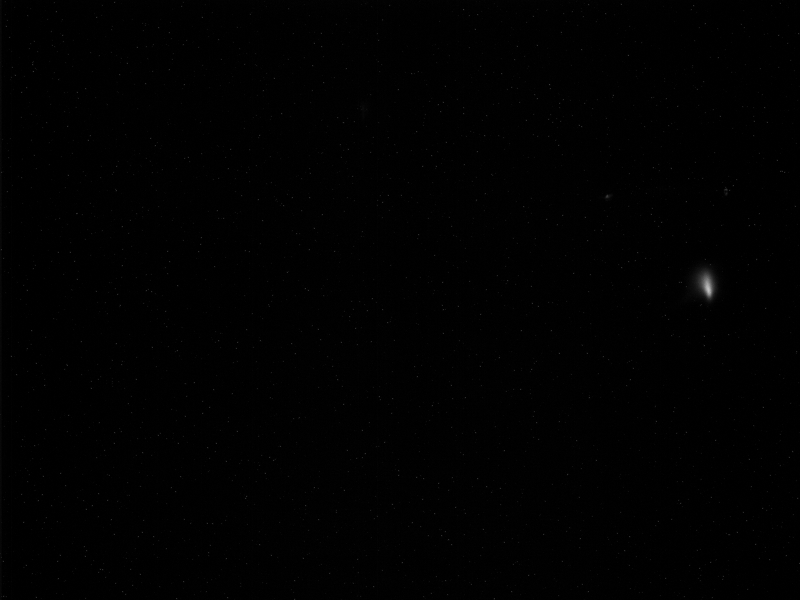
%> input picture test_img.bmp, 1600 x 1200 px (shown at 1/2 size)
$ octave batchSpec.m   (GNU Octave 9; MATLAB toolbox functions it lacks are replaced by stand-ins)
%> lines starting %> are read from the running program, lines starting %| are printed output that depends on the picture
### myColormap.m
function map = myColormap( scheme, ncolor, varargin )
%> called with scheme = 'chaojie', ncolor = 256

colormapLib = 'myColormap.mat';

opts = struct( 'inverse', false, 'beta', 0 );
validProperties = fieldnames( opts );

nArgs = length( varargin );
if mod( nArgs, 2 )
    error('myColormap needs propertyName/propertyValue pairs')
end

for pair = reshape( varargin, 2, [] )
   property = lower( pair{1} );
   if any( strcmp( property, validProperties ) )
       opts.(property) = pair{2};
   else
       error( '%s is not a recognized property name', property )
   end
end


if nargin == 0

    colormapInfo = whos( matfile( colormapLib ) );
    nColormap = length( colormapInfo );
    scale = linspace( 0, 1, 256 )';

    figure
    for iColormap = 1:nColormap

        %subplot( nColormap, 1, iColormap )
        subplot( ceil( nColormap/8 ), 8, iColormap )

        imagesc( flipud(scale) ); axis off;
        cmapName = colormapInfo(iColormap).name;
        load( colormapLib, cmapName );
        %cmap = eval( cmapName );
        cmap = myColormap( cmapName, 64 );
        colormap( cmap ); freezeColors;
        title( cmapName )

    end

else

    load( colormapLib, lower( scheme ) );
    baseMap = eval( scheme );

    idx1 = linspace( 1, ncolor, size( baseMap, 1 ) );
    idx2 = 1:ncolor;
    map = interp1( idx1, baseMap, idx2, 'pchip' );
    % eliminate occasional, small negative numbers and numbers greater than one
    % occurring at one end of the Edge colormap because of cubic interpolation
    map = min( map, 1 );
    map = max( map, 0 );
    map = brighten( map, opts.beta );
    if opts.inverse
        map = flipud( map );
    end

end

### filterImg.m
function [ imgFilt ] = filterImg( imgOrg, type, varargin )

options = struct( 'hsize', [3 3], ...
	'sigma', 0.5, ...
    'baseline', 0.0, ...
    'baselinetype', 'absolute' );
validProperties = fieldnames( options );

nArgs = length( varargin );
if mod( nArgs, 2 )
    error('getProfileWidth needs propertyName/propertyValue pairs')
end

for pair = reshape( varargin, 2, [] )
   property = lower( pair{1} );
   if any( strcmp( property, validProperties ) )
       options.(property) = pair{2};
   else
       error( '%s is not a recognized property name', property )
   end
end

switch lower(type)
    case 'median value'
        imgFilt = medfilt2( imgOrg, options.hsize );
    case 'smooth'
        win = fspecial( 'gaussian', options.hsize, options.sigma );
        imgFilt = filter2( win, imgOrg );
    case 'base substract'
        switch options.baselinetype
            case 'absolute'
                imgFilt = imgOrg - options.baseline;
            case 'relative'
                imgFilt = imgOrg - options.baseline * max(imgOrg(:));
            otherwise
                error( 'invalid baseline type' );
        end
        imgFilt( imgFilt < 0 ) = 0;
    otherwise
        error( 'Invalid image filter type.' )
end


end

### getProfilePosWidth.m
function [ xMean, width, x1, x2 ] = getProfilePosWidth( x, y, varargin )

options = struct( 'smoothspan', 1, ...
	'baseline', 0, ...
    'baselinetype', 'absolute', ...
	'type', 'rms', ...
    'peakposition', false );
validProperties = fieldnames( options );

nArgs = length( varargin );
if mod( nArgs, 2 )
    error('getProfileWidth needs propertyName/propertyValue pairs')
end

for pair = reshape( varargin, 2, [] )
   property = lower( pair{1} );
   if any( strcmp( property, validProperties ) )
       options.(property) = pair{2};
   else
       error( '%s is not a recognized property name', property )
   end
end

if isrow(x); x = x'; end
if isrow(y); y = y'; end
y = smooth( y, options.smoothspan );
switch options.baselinetype
    case 'absolute'
        y = y - options.baseline;
    case 'relative'
        y = y - max(y(:)) * options.baseline;
    otherwise
        error( 'invalid baseline type!' )
end
y( y<0 ) = 0.0;

w = y/sum(y);
xMean = sum(x.*w);

switch options.type
	case {'rms', 'rms gaussian fitting'}
		width = sqrt( sum( (x-xMean).^2.*w ) );
		x1 = xMean - width;
		x2 = xMean + width;
        if strcmp( options.type, 'rms gaussian fitting' )
            fo = fitoptions( 'Method', 'NonlinearLeastSquares', ...
                'StartPoint', [xMean width^2 max(y) 0], ...
                'Lower', [min(x) 0 0 0], ...
                'Upper', [max(x) (max(x)-min(x))^2 Inf Inf] );
            ft = fittype( 'a*exp(-0.5*(x-mu)^2/s2)+b', ...
                'coefficients', {'mu', 's2', 'a', 'b'}, 'options', fo );
            yfit = fit( x, y, ft );
            xMean = yfit.mu;
            width = sqrt( yfit.s2 );
        end

	case 'fwhm'
		yMax = max(y);
		idx1 = find( y > 0.5 * yMax, 1, 'first' );
		idx2 = find( y > 0.5 * yMax, 1, 'last' );
		x1 = interp1( y( idx1-1:idx1 ), x( idx1-1:idx1 ), 0.5 * yMax );
		x2 = interp1( y( idx2:idx2+1 ), x( idx2:idx2+1 ), 0.5 * yMax );
		width = abs( x2-x1 );

	otherwise
		error( 'invalid type includes rms and fwhm' );
end

if options.peakposition
    xMean = x(y == max(y));
end

end

### batchSpec.m
%% BATCH PROCESSING RAW DATA

% ========== BEGIN OF INPUT SECTION ==========

% the section of higher energy should be placed at right side of the image,
% if it's on the left side, turn on the switch.
ifFlip = true;

% size of original image
imgOrgSize = [1600 1200]; %[pixel] [x y]

% pixel index of infinity energy point on the orginal image
infPointIndex = 328;

% crop region of the image and background. the values are in pixel
cropRect = [550 650 750 1500]; % [y1 x1 y2 x2]
bgCropRect = [600 60 650 110]; % [y1 x1 y2 x2]

% calibration values
calibValue = [0.0786885 0.1162791/sqrt(2)]; % [mm]

% set filter span for smooth and median value filter
filterSpan = [3 3];

% set baseline level for background substraction, it should be between [0 1]
baseline = 0.05;

% energy ticks for x-axis
eManualTick = [30 40 50 60 70 80 90 100 110 120]; % [MeV]

% switch for pseudocolor plot
IF_GEN_PSEUDOCOLOR_PLOT = true;
IF_SAVE_PSEUDOCOLOR_PLOT = true;

% figure size of the 2D pseudocolor plot
figSize = [1000 200]; % [pixel]

% switch for 1D plot
IF_GEN_1DPLOT = false;
IF_SAVE_1DPLOT = false;

% set colormap
colormap( myColormap( 'chaojie', 256 ));

% ========== END OF INPUT SECTION ==========

[ fileName, pathName ] = uigetfile( {'*.tif'; '*.bmp'; '*.*'}, 'select files', ...
        'multiselect', 'on' );
%> the answer given: test_img.bmp
if iscell( fileName )
    nFiles = length( fileName );
else
    nFiles = 1;
end

% read spectrum calibration
fid = fopen( 'pos.txt', 'r' ); specPos = fscanf( fid, '%f', Inf ); fclose( fid );
fid = fopen( 'ene.txt', 'r' ); specEne = fscanf( fid, '%f', Inf ); fclose( fid );

if ifFlip
    infPointIndex = imgOrgSize(1) - infPointIndex + 1;
    cropRect2_tmp = imgOrgSize(1) - cropRect(4) + 1;
    cropRect4_tmp = imgOrgSize(1) - cropRect(2) + 1;
    bgCropRect2_tmp = imgOrgSize(1) - bgCropRect(4) + 1;
    bgCropRect4_tmp = imgOrgSize(1) - bgCropRect(2) + 1;
    cropRect(2) = cropRect2_tmp;
    cropRect(4) = cropRect4_tmp;
    bgCropRect(2) = bgCropRect2_tmp;
    bgCropRect(4) = bgCropRect4_tmp;
end


infPoint = ( infPointIndex - cropRect(2) ) * calibValue(1);
xrange = [0 cropRect(4)-cropRect(2)]*calibValue(1);
yrange = [0 cropRect(3)-cropRect(1)]*calibValue(2);
xgrid = (0:cropRect(4)-cropRect(2)) * calibValue(1);
ygrid = (0:cropRect(3)-cropRect(1)) * calibValue(2);
toInfPoint = abs( xgrid - infPoint );
egrid = interp1( specPos, specEne, toInfPoint, 'linear', 'extrap' );
xManualTick = interp1( egrid, xgrid, eManualTick, 'linear', 'extrap' );

peakE = zeros( nFiles, 1 );
sigmaE = zeros( nFiles, 1 );
fwhmE = zeros( nFiles, 1 );
meanE = zeros( nFiles, 1 );
counts = zeros( nFiles, 1 );

for ii = 1:nFiles

    if iscell( fileName )
        openFullName = strcat( pathName, fileName{ii} );
    else
        openFullName = strcat( pathName, fileName );
    end
    img = double(imread( openFullName ));
%> img: size 1200x1600 double; min 0, max 199, mean 0.8; mean of the top-left, top-right, bottom-left and bottom-right quarters 0.7, 1, 0.8, 0.7
    if ifFlip
        img = fliplr( img );
    end
    bg = img( bgCropRect(1):bgCropRect(3), bgCropRect(2):bgCropRect(4) );
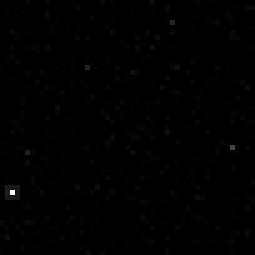
%> bg: size 51x51 double (shown 5 times larger); min 0, max 78, mean 0.3; drawn with min black and max white
    bg = mean( bg(:) );
%> bg = 0.296
    img = img( cropRect(1):cropRect(3), cropRect(2):cropRect(4) );
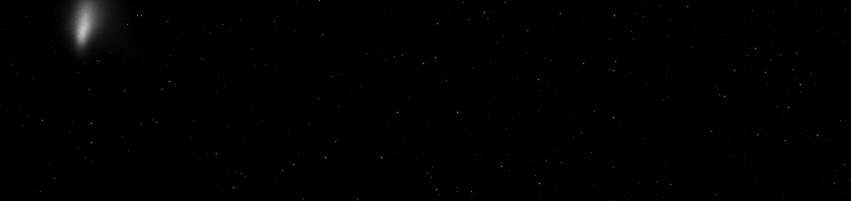
%> img: size 201x851 double; min 0, max 199, mean 1.7
    img = img - bg;
    img( img<0 ) = 0;
    img = filterImg( img, 'median value', 'hsize', filterSpan );
%> the loop in filterImg, `for pair = reshape( varargin, 2, [] )` made 1 pass
%> (pair, property) on pass 1: ({'hsize', [3 3]}, 'hsize')
%> after the loop in filterImg, `for pair = reshape( varargin, 2, [] )`: options = {hsize [3 3], sigma 0.5, baseline 0}
    img = filterImg( img, 'smooth', 'hsize', filterSpan );
%> the loop in filterImg (call 2), `for pair = reshape( varargin, 2, [] )` made 1 pass
    img = filterImg( img, 'base substract', 'baseline', baseline, ...
        'baselinetype', 'relative' );

    xint = sum( img, 2 ); xint = xint/max(xint);
%> after `xint = sum( img, 2 )`: xint = 201 values, max 3328.2 at index 26, min 0 at index 60, mean 573.3
%> after `xint = xint/max(xint)`: xint = 201 values, max 1 at index 26, min 0 at index 60, mean 0.172
    [xintIndexPeak, xintIndexSigma] = getProfilePosWidth( 1:length(ygrid), xint, 'type', 'rms', ...
        'peakposition', true );
%> the loop in getProfilePosWidth, `for pair = reshape( varargin, 2, [] )` made 2 passes
%> (pair, property) on passes 1 to 2: ({'type', 'rms'}, 'type'), ({'peakposition', true}, 'peakposition')
%> after the loop in getProfilePosWidth, `for pair = reshape( varargin, 2, [] )`: options = {smoothspan 1, baseline 0, peakposition true}
%> in getProfilePosWidth, `y = smooth( y, options.smoothspan );`: y has the same summary as xint outside getProfilePosWidth
%> in getProfilePosWidth, `w = y/sum(y);`: w = 201 values, max 0.0289 at index 26, min 0 at index 60, mean 0.00498
%> in getProfilePosWidth, `xMean = sum(x.*w);`: xMean = 23.83
%> in getProfilePosWidth, `width = sqrt( sum( (x-xMean).^2.*w ) );`: width = 12.71
%> in getProfilePosWidth, `x1 = xMean - width;`: x1 = 11.11
%> in getProfilePosWidth, `x2 = xMean + width;`: x2 = 36.54
%> in getProfilePosWidth, `xMean = x(y == max(y));`: xMean = 26
%> xintIndexPeak = 26; xintIndexSigma = 12.71
    r = round(xintIndexSigma);
%> r = 13
    crop1 = max([xintIndexPeak-r 1]);
%> crop1 = 13
    crop2 = min([xintIndexPeak+r size(img,1)]);
%> crop2 = 39

    yint = sum( img(crop1:crop2, :), 1 ); yint = yint/max(yint);
%> after `yint = sum( img(crop1:crop2, :), 1 )`: yint = 851 values, max 4188.2 at index 84, min 0 at index 1, mean 93.58
%> after `yint = yint/max(yint)`: yint = 851 values, max 1 at index 84, min 0 at index 1, mean 0.0223
    [ePeak, eFWHM] = getProfilePosWidth( egrid, yint, 'type', 'fwhm', ...
        'peakposition', true );
%> the loop in getProfilePosWidth (call 2), `for pair = reshape( varargin, 2, [] )` made 2 passes
%> ePeak = 39.97; eFWHM = 0.854
    [~, eSigma] = getProfilePosWidth( egrid, yint, 'type', 'rms' );
%> eSigma = 0.684

    fwhmE(ii) = eFWHM;
    sigmaE(ii) = eSigma;
    peakE(ii) = ePeak;
    meanE(ii) = trapz( egrid, egrid.*yint ) / trapz( egrid, yint );
    counts(ii) = sum( img(:) );

    if IF_GEN_PSEUDOCOLOR_PLOT
        if ii == 1; figure; h1 = axes; end
        axes(h1);
    	imagesc( xrange, yrange, img );
    	% caxis( colorRange );
    	cb = colorbar; cb.Label.String = 'cnts.'; cb.FontSize = 14;
    	xlabel( 'energy (MeV)' ); ylabel( 'y (mm)' );
    	xlim( xrange ); ylim( yrange )
        set( gcf, 'color', 'w', 'position', [0 0 figSize] )
        set( gca, 'fontsize', 14, 'linewidth', 1, ...
            'xtick', xManualTick, 'xticklabel', eManualTick );
    	if IF_SAVE_PSEUDOCOLOR_PLOT
            suffixIndex = strfind( openFullName, '.' );
            suffixIndex = suffixIndex(end);
            saveFullName = strcat( openFullName(1:suffixIndex-1), '_2d_plot.png' );
            saveImg = frame2im( getframe(gcf) );
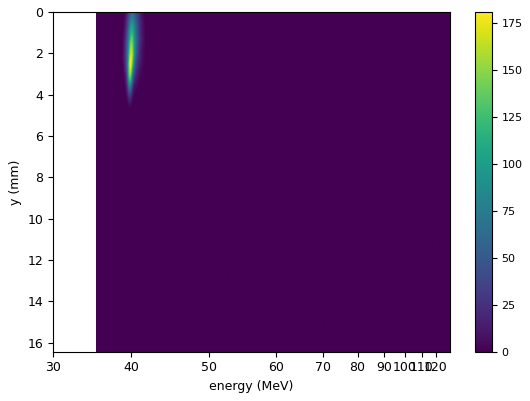
%> saveImg: size 401x530x3 uint8; mean R, G, B 140.3, 104.5, 150.3
            [saveImg, cmap] = rgb2ind( saveImg, 256 );
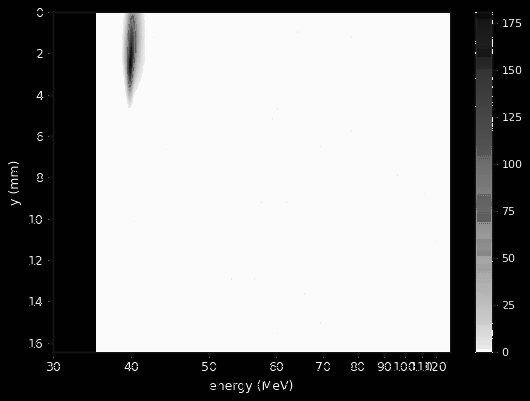
%> saveImg: size 401x530 uint8; min 1, max 254, mean 146.1
%> cmap = 255 rows, first 12: [1 1 1; 0.992 0.992 0.992; 0.984 0.984 0.984; 0.98 0.98 0.98; 0.973 0.973 0.973; 0.969 0.969 0.969; 0.961 0.961 0.961; 0.953 0.953 0.953; 0.945 0.945 0.945; 0.941 0.941 0.941; 0.937 0.937 0.937; 0.976 0.902 0.133]
            imwrite( saveImg, cmap, saveFullName, 'png' );
    	end
    end

    if IF_GEN_1DPLOT
        if ii == 1; figure; h2 = axes; end
        axes(h2);
    	plot( xgrid, yint, 'linewidth', 2 );
    	xlabel( 'energy (MeV)' ); ylabel( 'arb. unit' );
    	xlim( xrange ); ylim( [0 1.2] )
        set( gcf, 'color', 'w', 'position', [0 0 figSize] )
        set( gca, 'fontsize', 14, 'linewidth', 1, ...
            'xtick', xManualTick, 'xticklabel', eManualTick );
    	if IF_SAVE_1DPLOT
            suffixIndex = strfind( openFullName, '.' );
            suffixIndex = suffixIndex(end);
            saveFullName = strcat( openFullName(1:suffixIndex-1), '_1d_plot.png' );
            saveImg = frame2im( getframe(gcf) );
            [saveImg, cmap] = rgb2ind( saveImg, 256 );
            imwrite( saveImg, cmap, saveFullName, 'png' );
    	end
    end

end

peakEMean = mean( peakE );
%> peakEMean = 39.97
peakEStd = std( peakE );
%> peakEStd = 0
meanEMean = mean( meanE );
%> meanEMean = 40.11
meanEStd = std( meanE );
%> meanEStd = 0
sigmaEMean = mean( sigmaE );
%> sigmaEMean = 0.684
sigmaEStd = std( sigmaE );
%> sigmaEStd = 0
fwhmEMean = mean( fwhmE );
%> fwhmEMean = 0.854
fwhmEStd = std( fwhmE );
%> fwhmEStd = 0

fprintf( 'peak E (avg)\t%0.4f\n', peakEMean )
%| peak E (avg)	39.9664
fprintf( 'peak E (std)\t%0.4f\n', peakEStd )
%| peak E (std)	0.0000
fprintf( 'mean E (avg)\t%0.4f\n', meanEMean )
%| mean E (avg)	40.1118
fprintf( 'mean E (std)\t%0.4f\n', meanEStd )
%| mean E (std)	0.0000
fprintf( 'dE rms (avg)\t%0.4f\n', sigmaEMean )
%| dE rms (avg)	0.6837
fprintf( 'dE rms (std)\t%0.4f\n', sigmaEStd )
%| dE rms (std)	0.0000
fprintf( 'dE fwhm (avg)\t%0.4f\n', fwhmEMean )
%| dE fwhm (avg)	0.8544
fprintf( 'dE fwhm (std)\t%0.4f\n', fwhmEStd )
%| dE fwhm (std)	0.0000


%% PLOT MEAN ENERGY AND ENERGY SPREAD (FWHM)

shotNo = 1:nFiles;
figure;
plot( shotNo, meanE, '-', 'linewidth', 1.5 ); hold on
plot( shotNo, fwhmE, '-', 'linewidth', 1.5 );
xlabel( 'shot no.' )
ylabel( 'energy (MeV)' )
legend( 'mean ene.', 'ene. spread (FWHM)' )
ylim([0 160])
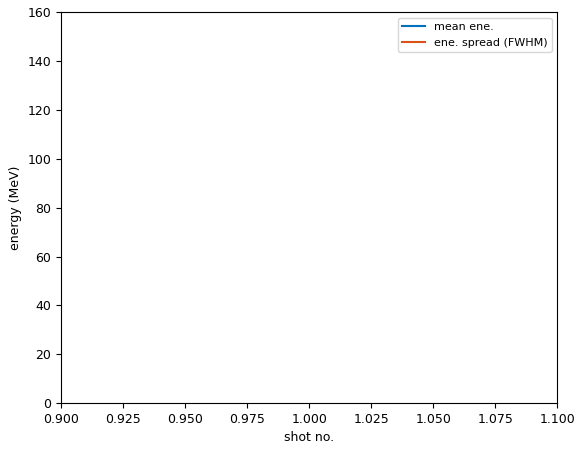
%> figure redrawn from the program's plot data

%% PLOT RELATIVE ENERGY SPREAD (FWHM)
shotNo = 1:nFiles;
figure;
plot( shotNo, fwhmE./meanE * 100, '-', 'linewidth', 1.5 );
xlabel( 'shot no.' )
ylabel( 'energy spread (%)' )
ylim([0 100])
